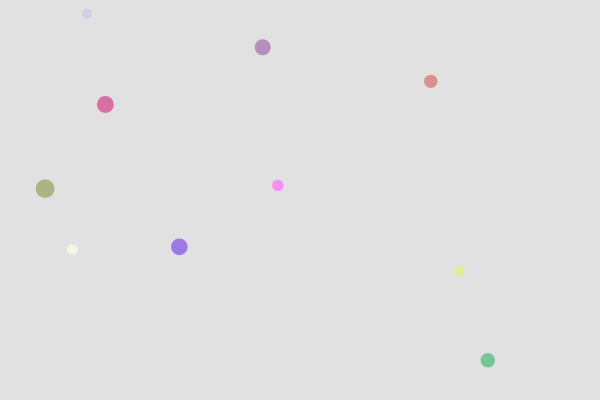
Frame 1 (no input)
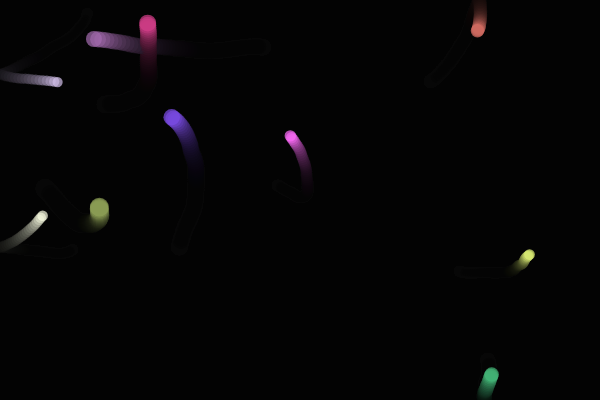
Frame 60 (no input)
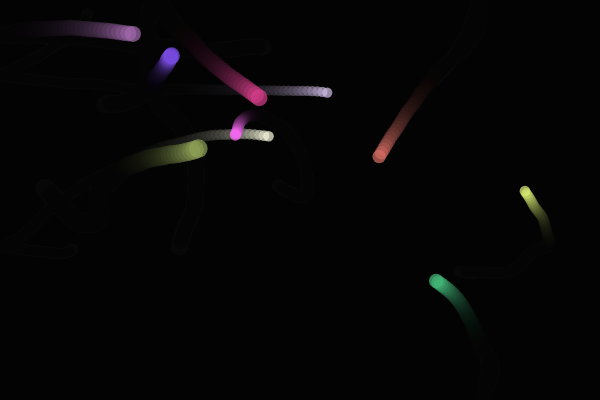
Frame 120 (the mouse pressed at the canvas centre since frame 60)

The p5.js sketch that drew these frames (run headless with seeded random() and noise() and a simulated clock; from frame 60 on, the mouse is pressed at the canvas centre):

// p5.js sketch
// ── sketch.js
let balls = [];
let numBalls = 10;

function setup() {
  createCanvas(600, 400);
  noStroke();
  for (let i = 0; i < numBalls; i++) {
    balls.push(new Walker(random(width), random(height)));
  }
}

function draw() {
  background(0, 30);
  for (let b of balls) {
    b.update();
    b.edges();
    b.show();
  }
}

// ── Walker.js
class Walker {
  constructor(x, y) {
    this.pos = createVector(x, y);
    this.vel = p5.Vector.random2D().mult(random(1, 3));
    this.acc = createVector();
    this.w = random(10, 20);
    this.color = [random(50,255), random(50,255), random(50,255)];
  }

  update() {
    // 마우스 방향으로 약간 가속
    let mouse = createVector(mouseX, mouseY);
    let force = p5.Vector.sub(mouse, this.pos);
    force.setMag(0.05);  // 약한 힘
    this.acc = force;

    // 랜덤 가속도 조금 추가
    let randomAcc = p5.Vector.random2D().mult(0.2);
    this.acc.add(randomAcc);

    this.vel.add(this.acc);
    this.vel.limit(5);
    this.pos.add(this.vel);
  }

  edges() {
    if (this.pos.x < 0) { this.pos.x = 0; this.vel.x *= -1; }
    if (this.pos.x > width) { this.pos.x = width; this.vel.x *= -1; }
    if (this.pos.y < 0) { this.pos.y = 0; this.vel.y *= -1; }
    if (this.pos.y > height) { this.pos.y = height; this.vel.y *= -1; }
  }

  show() {
    fill(...this.color, 180);
    circle(this.pos.x, this.pos.y, this.w);
  }
}
